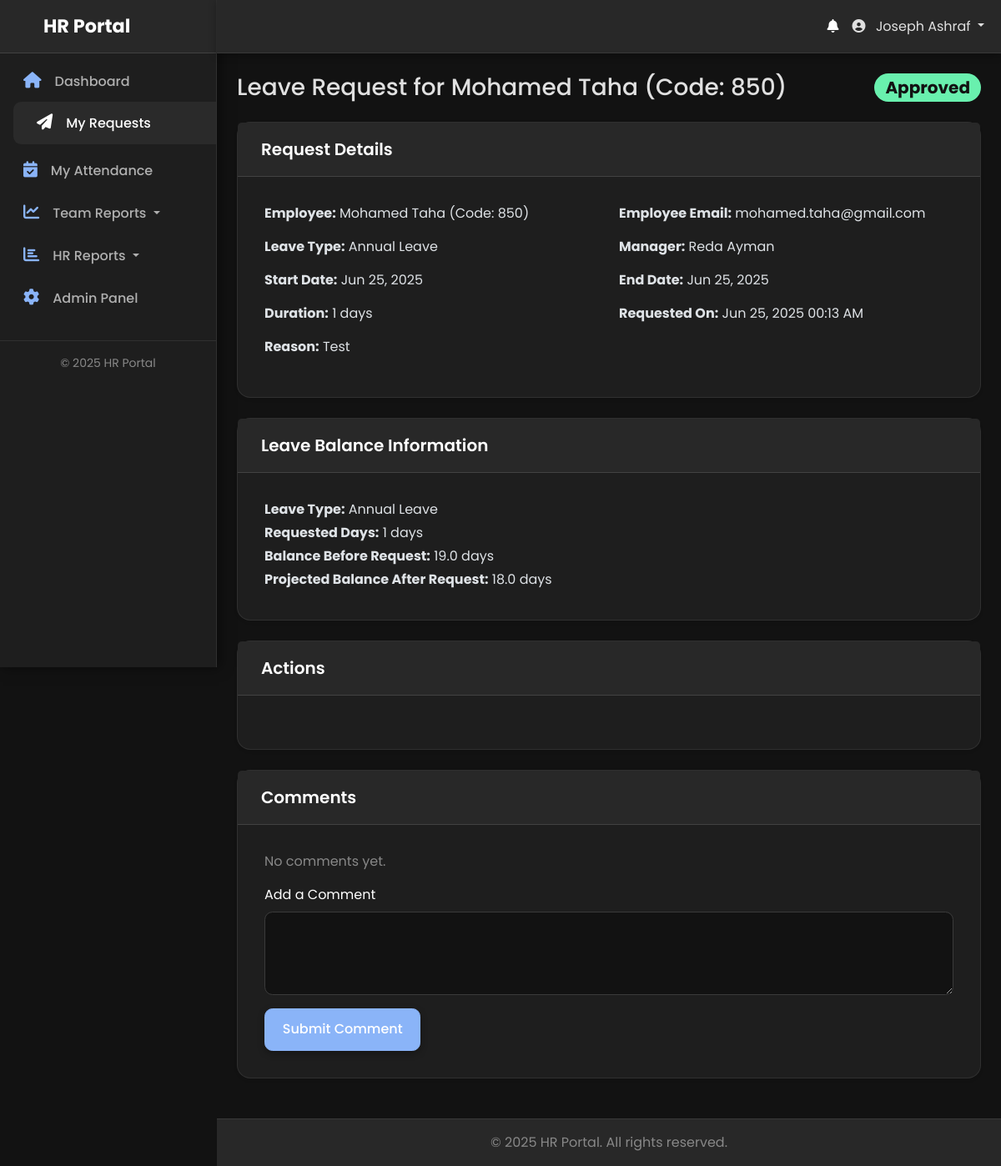
/requests/view.php?id=1 (signed in), run on the app's committed database.
### tables this page shows
CREATE TABLE `vacation_requests` (
  `id` int(11) NOT NULL,
  `user_id` int(11) NOT NULL,
  `leave_type_id` int(11) DEFAULT NULL,
  `duration_days` int(11) NOT NULL,
  `start_date` date NOT NULL,
  `end_date` date NOT NULL,
  `reason` text DEFAULT NULL,
  `attachment_path` varchar(255) DEFAULT NULL,
  `status` enum('pending_manager','pending_hr','approved','rejected','cancelled','pending_cancellation_hr') NOT NULL DEFAULT 'pending_manager',
  `manager_id` int(11) DEFAULT NULL,
  `hr_id` int(11) DEFAULT NULL,
  `action_at` timestamp NULL DEFAULT NULL,
  `created_at` timestamp NOT NULL DEFAULT current_timestamp()
);

CREATE TABLE `users` (
  `id` int(11) NOT NULL,
  `employee_code` varchar(50) DEFAULT NULL,
  `full_name` varchar(255) NOT NULL,
  `email` varchar(255) NOT NULL,
  `password` varchar(255) NOT NULL,
  `contact_number` varchar(20) DEFAULT NULL,
  `emergency_contact_name` varchar(255) DEFAULT NULL,
  `emergency_contact_number` varchar(20) DEFAULT NULL,
  `role` enum('user','manager','hr','hr_manager','admin') NOT NULL DEFAULT 'user',
  `shift_id` int(11) DEFAULT NULL,
  `department_id` int(11) DEFAULT NULL,
  `direct_manager_id` int(11) DEFAULT NULL,
  `is_active` tinyint(1) NOT NULL DEFAULT 1,
  `must_change_password` tinyint(1) NOT NULL DEFAULT 0,
  `last_login_at` datetime DEFAULT NULL,
  `created_at` timestamp NOT NULL DEFAULT current_timestamp(),
  `updated_at` timestamp NOT NULL DEFAULT current_timestamp() ON UPDATE current_timestamp()
);

CREATE TABLE `leave_types` (
  `id` int(11) NOT NULL,
  `name` varchar(255) NOT NULL,
  `accrual_days_per_year` float NOT NULL DEFAULT 0,
  `is_active` tinyint(1) NOT NULL DEFAULT 1
);

CREATE TABLE `leave_balances` (
  `id` int(11) NOT NULL,
  `user_id` int(11) NOT NULL,
  `leave_type_id` int(11) NOT NULL,
  `balance_days` float NOT NULL DEFAULT 0,
  `last_accrual_date` date DEFAULT NULL,
  `last_updated_at` timestamp NOT NULL DEFAULT current_timestamp() ON UPDATE current_timestamp()
);

### app/core/helpers.php (called while the page is built, shortened)
<?php
function getStatusBadgeClass($status) {
    $map = [
        'pending_manager' => 'bg-warning text-dark',
        'pending_hr' => 'bg-info text-dark',
        'approved' => 'bg-success',
        'rejected' => 'bg-danger',
        'cancelled' => 'bg-secondary',
        'pending_cancellation_hr' => 'bg-warning text-dark',
        'valid' => 'bg-success',
        'invalid' => 'bg-danger',
        '' => 'bg-light text-dark'
    ];
    return $map[$status] ?? 'bg-light text-dark';
}
function getStatusText($status) {
    return ucwords(str_replace('_', ' ', $status));
}

### app/core/auth.php (called while the page is built, shortened)
<?php
function get_current_user_role() {
    return $_SESSION['role'] ?? null;
}

### requests/view.php (the view, shortened to what this page needs)
<?php
require_once __DIR__ . '/../app/bootstrap.php';
require_once __DIR__ . '/../app/core/helpers.php';
$request_id = filter_input(INPUT_GET, 'id', FILTER_VALIDATE_INT);
$current_user_role = get_current_user_role();
$sql = "
    SELECT
        r.*,
        u.full_name AS user_name,
        u.email AS user_email,
        u.employee_code AS user_employee_code,
        m.full_name AS manager_name,
        lt.name AS leave_type_name,
        r.attachment_path
    FROM
        vacation_requests r
    JOIN
        users u ON r.user_id = u.id
    LEFT JOIN
        users m ON r.manager_id = m.id
    LEFT JOIN
        leave_types lt ON r.leave_type_id = lt.id
    WHERE
        r.id = ?
";
$stmt = $pdo->prepare($sql);
$stmt->execute([$request_id]);
$request = $stmt->fetch(PDO::FETCH_ASSOC);
$startDate = new DateTime($request['start_date']);
$endDate = new DateTime($request['end_date']);
$request['duration_days'] = $endDate->diff($startDate)->days + 1;
$stmt_balance = $pdo->prepare("
    SELECT balance_days
    FROM leave_balances
    WHERE user_id = ? AND leave_type_id = ?
");
$stmt_balance->execute([$request['user_id'], $request['leave_type_id']]);
$current_balance_before_request = $stmt_balance->fetchColumn();
$projected_balance_after_request = ($current_balance_before_request !== null) ?
                                   ($current_balance_before_request - $request['duration_days']) :
                                   null;
$stmt_comments = $pdo->prepare("
    SELECT rc.*, u.full_name AS commenter_name, u.role AS commenter_role
    FROM request_comments rc
    JOIN users u ON rc.user_id = u.id
    WHERE rc.request_id = ?
    ORDER BY rc.created_at ASC
");
$stmt_comments->execute([$request_id]);
$comments = $stmt_comments->fetchAll(PDO::FETCH_ASSOC);
include __DIR__ . '/../app/templates/header.php';
?>
<div class="d-flex justify-content-between align-items-center mb-4">
    <h1 class="h3 mb-0">Leave Request for <?= htmlspecialchars($request['user_name']) ?> (Code: <?= htmlspecialchars($request['user_employee_code'] ?? 'N/A') ?>)</h1>
    <span class="badge rounded-pill <?= getStatusBadgeClass($request['status']) ?> fs-5">
        <?= getStatusText($request['status']) ?>
    </span>
</div>
<div class="card shadow-sm mb-4">
    <div class="card-header">
        <h5 class="card-title mb-0">Request Details</h5>
    </div>
    <div class="card-body">
        <div class="row">
            <div class="col-md-6 mb-3">
                <strong>Employee:</strong> <?= htmlspecialchars($request['user_name']) ?> (Code: <?= htmlspecialchars($request['user_employee_code'] ?? 'N/A') ?>)
            </div>
            <div class="col-md-6 mb-3">
                <strong>Employee Email:</strong> <?= htmlspecialchars($request['user_email']) ?>
            </div>
            <div class="col-md-6 mb-3">
                <strong>Leave Type:</strong> <?= htmlspecialchars($request['leave_type_name'] ?? 'N/A') ?>
            </div>
            <div class="col-md-6 mb-3">
                <strong>Manager:</strong> <?= htmlspecialchars($request['manager_name'] ?? 'N/A') ?>
            </div>
            <div class="col-md-6 mb-3">
                <strong>Start Date:</strong> <?= date('M d, Y', strtotime($request['start_date'])) ?>
            </div>
            <div class="col-md-6 mb-3">
                <strong>End Date:</strong> <?= date('M d, Y', strtotime($request['end_date'])) ?>
            </div>
            <div class="col-md-6 mb-3">
                <strong>Duration:</strong> <?= htmlspecialchars($request['duration_days'] ?? '') ?> days
            </div>
            <div class="col-md-6 mb-3">
                <strong>Requested On:</strong> <?= date('M d, Y H:i A', strtotime($request['created_at'])) ?>
            </div>
            <div class="col-12 mb-3">
                <strong>Reason:</strong> <?= htmlspecialchars($request['reason']) ?>
            </div>
        </div>
    </div>
</div>
<?php if (in_array($current_user_role, ['manager', 'hr', 'hr_manager', 'admin'])): ?>
<div class="card shadow-sm mb-4">
    <div class="card-header">
        <h5 class="card-title mb-0">Leave Balance Information</h5>
    </div>
    <div class="card-body">
        <p class="mb-1"><strong>Leave Type:</strong> <?= htmlspecialchars($request['leave_type_name'] ?? 'N/A') ?></p>
        <p class="mb-1"><strong>Requested Days:</strong> <?= htmlspecialchars($request['duration_days'] ?? '') ?> days</p>
        <p class="mb-1"><strong>Balance Before Request:</strong>
            <?= htmlspecialchars(number_format($current_balance_before_request ?? 0, 1)) ?> days
        </p>
        <p class="mb-1"><strong>Projected Balance After Request:</strong>
            <?= htmlspecialchars(number_format($projected_balance_after_request ?? 0, 1)) ?> days
        </p>
    </div>
</div>
<?php endif; ?>
<div class="card shadow-sm mb-4">
    <div class="card-header">
        <h5 class="card-title mb-0">Actions</h5>
    </div>
    <div class="card-body">
    </div>
</div>
<div class="card shadow-sm mb-4">
    <div class="card-header">
        <h5 class="card-title mb-0">Comments</h5>
    </div>
    <div class="card-body">
        <?php if (empty($comments)): ?>
            <p class="text-muted">No comments yet.</p>
        <?php endif; ?>
        <form action="<?= BASE_URL ?>/requests/view.php?id=<?= htmlspecialchars($request['id']) ?>" method="POST">
            <div class="mb-3">
                <label for="comment" class="form-label">Add a Comment</label>
                <textarea class="form-control" id="comment" name="comment" rows="3" required></textarea>
            </div>
            <button type="submit" class="btn btn-primary">Submit Comment</button>
        </form>
    </div>
</div>
<?php include __DIR__ . '/../app/templates/footer.php'; ?>

### css/style.css (style rules this page uses)
* { box-sizing: border-box; }
html, body { height: 100%; margin: 0; padding: 0; overflow-x: hidden; background-color: #121212; color: #e0e0e0; font-family: 'Poppins', sans-serif; background-image: radial-gradient(circle at top left, rgba(138, 180, 248, 0.05) 0%, transparent 30%), radial-gradient(circle at bottom right, rgba(105, 240, 174, 0.05) 0%, transparent 30%); background-size: 100% 100%; background-repeat: no-repeat; }
.card { border: 1px solid rgba(255, 255, 255, 0.08); border-radius: 1rem; background-color: #1e1e1e; box-shadow: 0 10px 30px rgba(0, 0, 0, 0.5); transition: transform 0.2s ease-out, box-shadow 0.2s ease-out; position: relative; z-index: 1; }
.card-header { background-color: #282828; border-bottom: 1px solid rgba(255, 255, 255, 0.12); color: #ffffff; font-weight: 600; padding: 1.25rem 1.75rem; border-top-left-radius: 1rem; border-top-right-radius: 1rem; }
.card-header h2, .card-header h5 { color: #ffffff; font-weight: 600; white-space: normal; word-break: break-word; }
.card-body { padding: 2rem; }
.form-label { color: #ffffff; }
.form-control, .form-select { border-radius: 0.6rem; border: 1px solid #3a3a3a; background-color: #121212; color: #e0e0e0; padding: 0.8rem 1.1rem; transition: border-color 0.2s ease, box-shadow 0.2s ease; }
.form-control::placeholder { color: #a0a0a0; opacity: 1; }
.btn { border-radius: 0.6rem; font-weight: 500; padding: 0.8rem 1.3rem; transition: all 0.3s ease-in-out, box-shadow 0.2s ease-out; box-shadow: 0 3px 8px rgba(0, 0, 0, 0.3); cursor: pointer; }
.btn-primary { background-color: #8ab4f8; border-color: #8ab4f8; color: #ffffff; }
.badge.bg-success { background-color: #69f0ae !important; color: #121212 !important; }
.text-muted { color: #888888 !important; }

### data on the page
vacation_requests: user.full_name "Mohamed Taha", user.employee_code "850", status "Approved", user.email "mohamed.taha@gmail.com", leave_type.name "Annual Leave", manager.full_name "Reda Ayman", start_date "Jun 25, 2025", end_date "Jun 25, 2025", duration_days "1", created_at "Jun 25, 2025 00:13 AM", reason "Test"
leave_balances: balance_days "19.0", balance_days.duration_days "18.0"

### other printed values
SITE_NAME "HR Portal"
$_SESSION['full_name'] "Joseph Ashraf"
